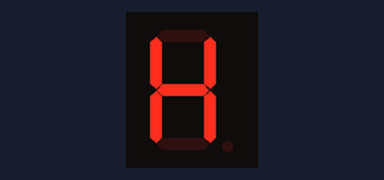
Recording of a sketch running on a simulated Arduino Uno, built with avr-gcc and run on an emulated ATmega328P. Shown: 1-digit seven-segment display. Wiring (inferred from the names in the program): 1-digit 7-segment display, segments lit when HIGH: segments pin 12, pin 10, pin 9, pin 8, pin 7, pin 6, pin 5, pin 4. The segment pins are drawn as the display they are named for.

Above: at 0.1 s.
At 1.1 s:
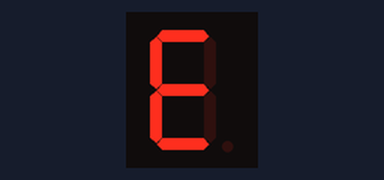
At 2.1 s:
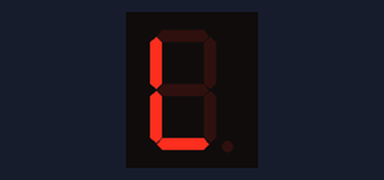
At 4.1 s:
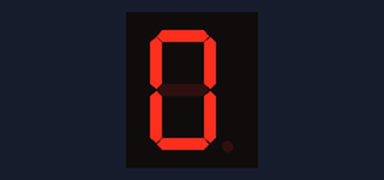

Measured:
- by itself, everything shown: repeats every 6.0 s, in 4 steps
- what the display in image 1 shows lasts 1.0 s, from 1.0 s to 2.0 s
- what the display in image 2 shows lasts 2.0 s, from 2.0 s to 4.0 s

The sketch:

sketch_oct31c.ino
```cpp
// Declare all the segments pins
const int pinA = 12;
const int pinB = 10;
const int pinC = 9;
const int pinD = 8;
const int pinE = 7;
const int pinF = 6;
const int pinG = 5;
const int pinDP = 4;

const int segSize = 8;
int index = 0;

bool commonAnode = false; // Modify if you have common anode
const int noOfDigits = 5;
byte state = HIGH;
int segments[segSize] = {
  pinA, pinB, pinC, pinD, pinE, pinF, pinG, pinDP
};

byte digitMatrix[noOfDigits][segSize - 1] = {
// a  b  c  d  e  f  g
  {0, 1, 1, 0, 1, 1, 1}, // H
  {1, 0, 0, 1, 1, 1, 1}, // E
  {0, 0, 0, 1, 1, 1, 0}, // L
  {0, 0, 0, 1, 1, 1, 0}, // L
  {1, 1, 1, 1, 1, 1, 0}, // O
};

void setup() {
  // Initialize all the pins
 for (int i = 0; i < segSize; i++) {
    pinMode(segments[i], OUTPUT);
  }
  // TODO: Check if commonAnode should be modified here
  if (commonAnode){
    state = !state;
  }
}

void loop() {
  // TODO: Implement the logic to display numbers on the 7-segment display
  displayLetter(index);
  // TODO: Control the timing for switching between numbers
  delay(1000);
  index++;
  if(index >= noOfDigits ){
    index = 0;
    delay(1000);
  }
}

void displayLetter(byte digit) {
  // TODO: Write the code to display the given digit on the 7-segment display
  for(int i = 0; i < segSize - 1; i++){
    digitalWrite(segments[i], digitMatrix[digit][i]);
  }
}
```
